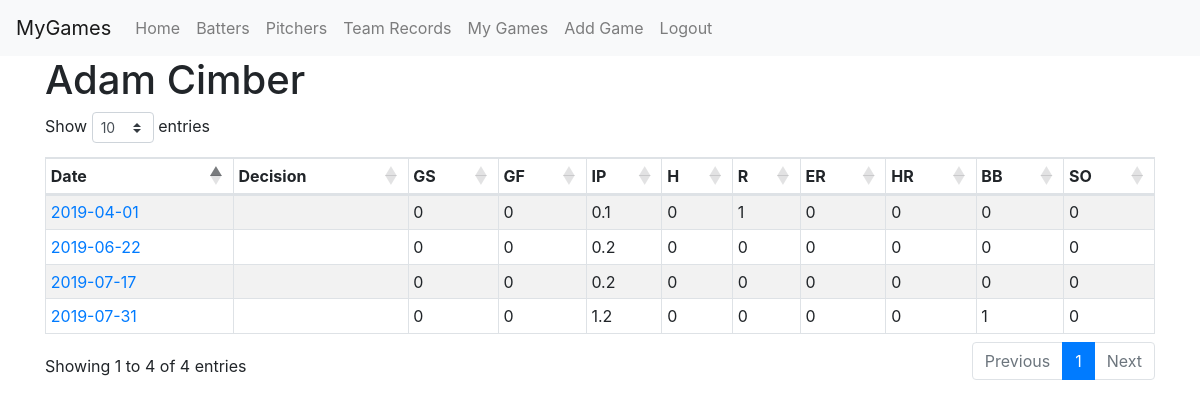
The app's page /pitcher/643256 (signed in) with its own data.
### app/models.py (models this page shows, shortened)
class PlayerData(db.Model):
	id = db.Column(db.Integer, primary_key=True)
	name = db.Column(db.String(64), index=True)
	sort_name = db.Column(db.String(64), index=True)

class Game(db.Model):
	id = db.Column(db.Integer, primary_key=True)
	game_pk = db.Column(db.Integer, db.ForeignKey('game_data.game_pk'), index=True)
	user_id = db.Column(db.Integer, db.ForeignKey('user.id'))

class GameData(db.Model):
	game_pk = db.Column(db.Integer, primary_key=True)
	date = db.Column(db.String(10))
	dh_status = db.Column(db.Integer, default=None)
	home_team = db.Column(db.String(32), index=True)
	home_score = db.Column(db.Integer)
	away_team = db.Column(db.String(32), index=True)
	away_score = db.Column(db.Integer)
	venue = db.Column(db.String(64), index=True)
	player_data_added = db.Column(db.Boolean, default=False)
	def date_with_dh(self):
		if not self.dh_status:
			return self.date
		else:
			return "{} ({})".format(self.date, self.dh_status)

class PitchGame(db.Model):
	id = db.Column(db.Integer, primary_key=True)
	game_pk = db.Column(db.Integer, db.ForeignKey('game_data.game_pk'), index=True)
	pitcher_id = db.Column(db.Integer, db.ForeignKey('player_data.id'), index=True)
	w = db.Column(db.Integer)
	losses = db.Column(db.Integer)
	gs = db.Column(db.Integer)
	gf = db.Column(db.Integer)
	sv = db.Column(db.Integer)
	h = db.Column(db.Integer)
	r = db.Column(db.Integer)
	er = db.Column(db.Integer)
	hr = db.Column(db.Integer)
	bb = db.Column(db.Integer)
	so = db.Column(db.Integer)
	outs = db.Column(db.Integer)
	def get_decision(self):
		if self.w > 0:
			return "W"
		elif self.losses > 0:
			return "L"
		elif self.sv > 0:
			return "S"
		else:
			return ""
	def get_innings_pitched(self):
		whole = str(int(self.outs / 3))
		part = str(self.outs % 3)
		return whole + "." + part

### app/routes.py (the view)
@app.route('/pitcher/<player_id>')
@login_required
def pitcher_games(player_id):
	name = PlayerData.query.filter(PlayerData.id==player_id).first().name
	q = db.session.query(Game, PitchGame, GameData).\
				   filter(Game.game_pk==PitchGame.game_pk).\
				   filter(Game.game_pk==GameData.game_pk).\
				   filter(Game.user_id==current_user.id).\
				   filter(PitchGame.pitcher_id==player_id).\
				   order_by(GameData.date).\
				   all()
	rows = [ (g, pg, gd, outs_to_ip(pg.outs)) for (g, pg, gd) in q ]
	return render_template("pitcher.html", name=name, rows=rows)

### app/models.py (called while the page is built)
@login.user_loader
def load_user(id):
	return User.query.get(int(id))

### app/routes.py (called while the page is built)
def outs_to_ip(outs):
	return str(int(outs/3)) + '.' + str(outs % 3)

### app/templates/pitcher.html
{% extends "sort_table.html" %}
{% block app_content %}
<h1>{{ name }}</h1>
<table id="games"
	   class="table table-sm table-striped table-bordered table-hover sort-table"
	   data-order='[[0, "asc"]]'>
	<thead>
		<tr>
			<th>Date</th>
			<th>Decision</th>
			<th>GS</th>
			<th>GF</th>
			<th>IP</th>
			<th>H</th>
			<th>R</th>
			<th>ER</th>
			<th>HR</th>
			<th>BB</th>
			<th>SO</th>
		</tr>
	</thead>
	<tbody>
		{% for row in rows %}
		<tr>
			<td>
				<a href="{{ url_for('game_stats', game_pk=row[2].game_pk) }}">
					{{ row[2].date_with_dh() }}
				</a>
			</td>
			<td>{{ row[1].get_decision() }}</td>
			<td>{{ row[1]['gs'] }}</td>
			<td>{{ row[1]['gf'] }}</td>
			<td>{{ row[1].get_innings_pitched() }}</td>
			<td>{{ row[1]['h'] }}</td>
			<td>{{ row[1]['r'] }}</td>
			<td>{{ row[1]['er'] }}</td>
			<td>{{ row[1]['hr'] }}</td>
			<td>{{ row[1]['bb'] }}</td>
			<td>{{ row[1]['so'] }}</td>
		</tr>
		{% endfor %}
	</tbody>
</table>
{% endblock %}

### records on screen
PlayerData: name "Adam Cimber"
Game: date "2019-04-01", gs "0", gf "0", outs "0.1", h "0", r "1", er "0", hr "0", bb "0", so "0"
Game: date "2019-06-22", gs "0", gf "0", outs "0.2", h "0", r "0", er "0", hr "0", bb "0", so "0"
Game: date "2019-07-17", gs "0", gf "0", outs "0.2", h "0", r "0", er "0", hr "0", bb "0", so "0"
Game: date "2019-07-31", gs "0", gf "0", outs "1.2", h "0", r "0", er "0", hr "0", bb "1", so "0"
